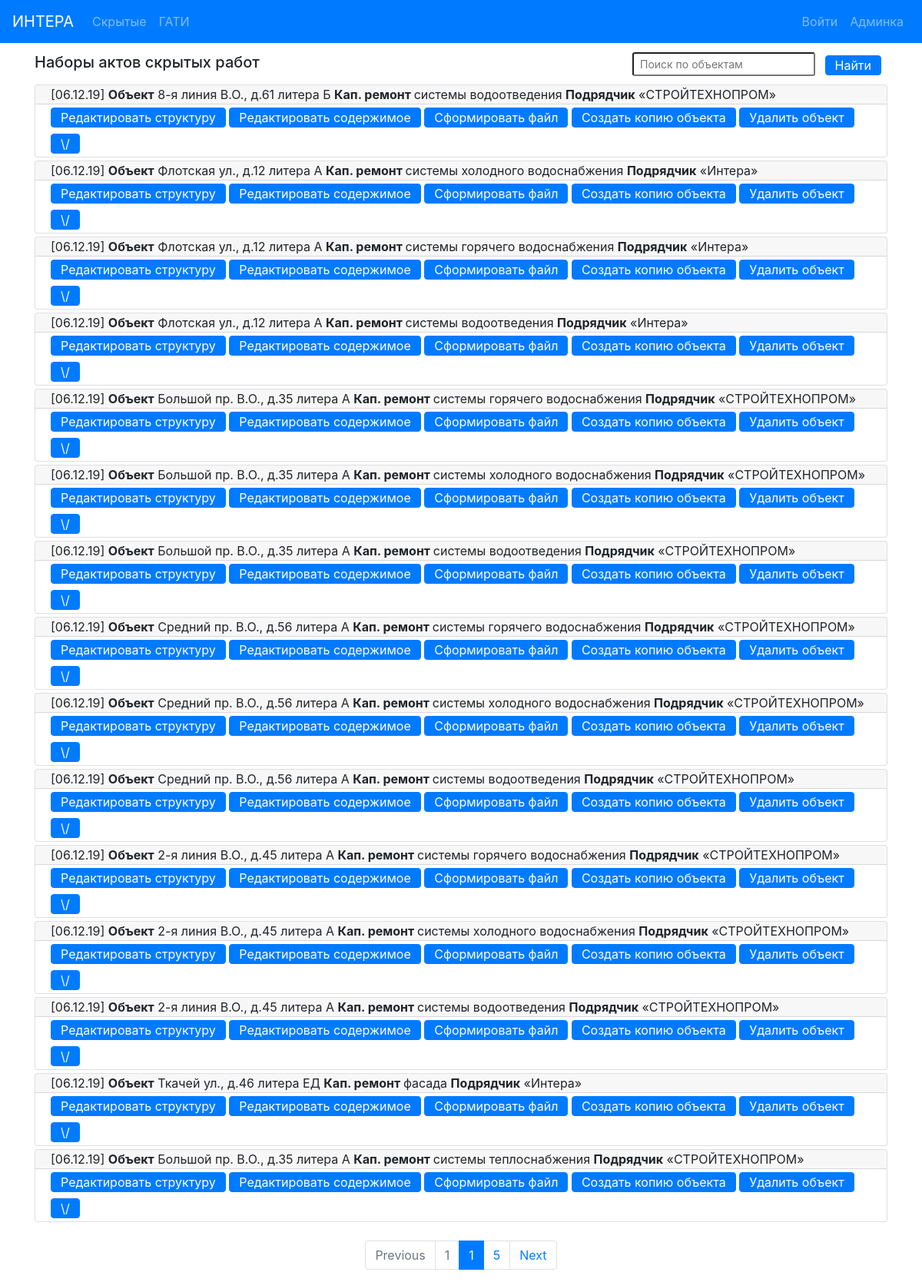
/actbase/, run on the app's committed database.
### hiddenactsbase/models.py (models this page shows, shortened)
class ObjectActs (models.Model):
    create_date = models.DateField(blank=False, default=date(2019, 12, 6))
    address = models.CharField(max_length=500, verbose_name='Адрес', blank=False)
    system_type = models.CharField(max_length=500, verbose_name='тип')
    designer = models.CharField(max_length=500, verbose_name='Проектант')
    contractor = models.CharField(max_length=500, verbose_name='Подрядчик',
                                  default='Общество с ограниченной ответственностью «Интера».')
    contractor_requisite = models.CharField(max_length= 500, verbose_name='Реквизиты подрядчика',
                                    default= 'Свидетельство о государственной регистрации серия 78' +
                                             '№007274277 от  02.09.2009, ОГРН 1097847236783, ' +
                                             'ИНН 7805498649, 198188, г. Санкт-Петербург,' +
                                             ' ул. Возрождения, д.20, литер А, тел. 242-78-10.')
    supervisor_engineer = models.CharField(max_length=200, verbose_name='Технадзор')
    contractor_engineer = models.CharField(max_length=200, verbose_name='Прораб')
    designer_engineer = models.CharField(max_length=200, verbose_name='Проектировщик', blank=True)
    project_number = models.CharField(max_length=100, verbose_name='Ном. проекта')
    exec_documents = models.CharField(max_length=500, verbose_name='Исполн.')
    supervisor_engineer_decree = models.CharField(max_length=200, verbose_name='Приказ технадзора')
    contractor_engineer_decree = models.CharField(max_length=200, verbose_name='Приказ прораба')
    designer_engineer_decree = models.CharField(max_length=200, verbose_name='Приказ проектировщика', blank=True)
    acts_instance_num = models.CharField(max_length=100, verbose_name='Кол-во экземпляров', blank=True)
    acts = models.ManyToManyField('HiddenActIS', blank=True, related_name='object_acts')
    blow_down_act = models.ForeignKey('BlowDownAct', blank=True, null=True, on_delete=models.CASCADE)
    class Meta:
        verbose_name = 'Набор актов объекта '
    def get_absolute_url(self):
        return reverse('object_detail_url', kwargs={'pk': self.pk})
    def get_edit_url(self):
        return reverse('object_edit_url', kwargs={'pk': self.pk})
    def get_short_contractor(self):
        s = re.findall(r"[\"\«\»\']\D+?[\"\«\»\']", self.contractor)
        if len(s) == 0:
            return self.contractor
        else:
            return s[0]

### hiddenactsbase/views.py (the view, shortened to what this page needs)
# urls.py: path('', ObjectsList.as_view(), name='objects_list_url'),
class ObjectsList(View):
    @staticmethod
    def get(request):
        objs = ObjectActs.objects.order_by("-id")
        search_form = SearchForm()
        return paged_output(request, objs, 'hiddenactsbase/index.html', search_form)

### hiddenactsbase/forms.py
class SearchForm (forms.Form):
    search_object = forms.CharField (max_length=100)
    def __init__(self, *args, **kwargs):
        super(forms.Form, self).__init__(*args, **kwargs)
        self.fields['search_object'].widget.attrs['class'] = 'align-self-center form-control-sm mr-sm-2'
        self.fields['search_object'].widget.attrs['placeholder'] = 'Поиск по объектам'

### hiddenactsbase/views.py (called while the page is built)
def paged_output(request, objects, template, search_form):
    paginator = Paginator(objects, 15)
    page = request.GET.get('page')
    page_objs = paginator.get_page(page)
    return render(request, template,
                  context={'objects_acts': page_objs,
                           'search_form': search_form
                           })

### hiddenactsbase/templates/hiddenactsbase/index.html (shortened to what this page needs)
{% extends 'base.html' %}
{% block mycontent %}
    <div class="container">
        <div class="d-flex justify-content-between align-items-center pt-2">
            <div>
                <h5>Наборы актов скрытых работ</h5>
            </div>
            <div>
                <form action="{% url 'objects_list_url' %}" method="post">
                    {{ search_form.search_object }}
                    <button class="align-self-center btn btn-primary py-0 my-2 mr-2" type="submit">Найти</button>
                </form>
            </div>
        </div>
    </div>
    <div class="container">
    {% for obj in objects_acts %}
        <div class="card my-1">
          <div class="card-header py-0 ">
              [{{ obj.create_date|date:"d.m.y" }}] <b>Объект</b> {{ obj.address }} <b>Кап. ремонт </b> {{ obj.system_type }} <b>Подрядчик</b> {{ obj.get_short_contractor }}
          </div>
          <div class="card-body py-0">
            <a href="{{ obj.get_absolute_url }}" class="btn btn-primary  my-1 py-0">Редактировать структуру</a>
            <a href="{{ obj.get_edit_url }}" class="btn btn-primary  my-1 py-0">Редактировать содержимое</a>
            <a href="{% url 'make_word_file' obj.pk %}" class="btn btn-primary my-1 py-0">Сформировать файл</a>
            <a href="{% url 'copy_object' obj.pk %}" class="btn btn-primary  my-1 py-0">Создать копию объекта</a>
            <a href="{% url 'delete_object' obj.pk %}" class="btn btn-primary  my-1 py-0 del_btn">Удалить объект</a>
            <a class="btn btn-primary my-1 py-0" data-toggle="collapse" href="#collapseExample{{ obj.pk }}" role="button" aria-expanded="false" aria-controls="collapseExample{{ obj.pk }}">
                \/
            </a>
          </div>
        </div>
    {% endfor %}
    </div>
    <nav>
        <ul class="pagination justify-content-center mt-4">
            {% if objects_acts.has_previous %}
                <li class="page-item">
                  <a class="page-link" href="?page={{ objects_acts.previous_page_number }}" tabindex="-1" aria-disabled="false">Previous</a>
                </li>
                <li class="page-item"><a class="page-link" href="?page=1">1</a></li>
            {% else %}
                <li class="page-item disabled">
                  <a class="page-link" href="" tabindex="-1" aria-disabled="true">Previous</a>
                </li>
                <li class="page-item disabled"><a class="page-link" href="">1</a></li>
            {% endif %}
            <li class="page-item active" aria-current="page">
              <a class="page-link" href="">{{ objects_acts.number }} <span class="sr-only">(current)</span></a>
            </li>
            {% if objects_acts.has_next %}
                <li class="page-item">
                    <a class="page-link" href="?page={{ objects_acts.paginator.num_pages }}">{{ objects_acts.paginator.num_pages }}</a>
                </li>
                <li class="page-item">
                    <a class="page-link" href="?page={{ objects_acts.next_page_number }}" aria-disabled="false">Next</a>
                </li>
            {% endif %}
        </ul>
    </nav>
{% endblock %}

### templates/base.html (shortened to what this page needs)
<!DOCTYPE html>
{% load static %}
<html lang="ru">
<head>
    <link rel="stylesheet" href="{% static 'css/bootstrap.min.css' %}" >
    <link rel="stylesheet" href="{% static 'css/style.css' %}">
</head>
<body>
    <nav class="navbar navbar-expand-lg navbar-dark bg-primary">
        <a class="navbar-brand" href="/">ИНТЕРА</a>
        <div class="collapse navbar-collapse" id="navbarSupportedContent">
            <div class="navbar-nav mr-auto">
                <a class="nav-item nav-link " href="{% url 'objects_list_url' %}">Скрытые</a>
                <a class="nav-item nav-link " href="{% url 'gati_order_list_url' %}">ГАТИ</a>
            </div>
            <div class="navbar-nav navbar-right">
                {% if user.is_authenticated %}
                    <a class="navbar-text">Пользователь: {{ user.get_username }} </a>
                    <a class="nav-item nav-link" href="/accounts/logout">Выйти</a>
                {% else %}
                    <a class="nav-item nav-link" href="/accounts/login">Войти</a>
                {% endif %}
                <a class="nav-item nav-link" href="/admin">Админка</a>
            </div>
        </div>
    </nav>
    {% block mycontent %}
    {% endblock %}
</body>
</html>

### data on the page
ObjectActs: create_date "06.12.19", address "8-я линия В.О., д.61 литера Б", system_type "системы водоотведения", get_short_contractor "«СТРОЙТЕХНОПРОМ»"
ObjectActs: create_date "06.12.19", address "Флотская ул., д.12 литера А", system_type "системы холодного водоснабжения", get_short_contractor "«Интера»"
ObjectActs: create_date "06.12.19", address "Флотская ул., д.12 литера А", system_type "системы горячего водоснабжения", get_short_contractor "«Интера»"
ObjectActs: create_date "06.12.19", address "Флотская ул., д.12 литера А", system_type "системы водоотведения", get_short_contractor "«Интера»"
ObjectActs: create_date "06.12.19", address "Большой пр. В.О., д.35 литера А", system_type "системы горячего водоснабжения", get_short_contractor "«СТРОЙТЕХНОПРОМ»"
ObjectActs: create_date "06.12.19", address "Большой пр. В.О., д.35 литера А", system_type "системы холодного водоснабжения", get_short_contractor "«СТРОЙТЕХНОПРОМ»"
ObjectActs: create_date "06.12.19", address "Большой пр. В.О., д.35 литера А", system_type "системы водоотведения", get_short_contractor "«СТРОЙТЕХНОПРОМ»"
ObjectActs: create_date "06.12.19", address "Средний пр. В.О., д.56 литера А", system_type "системы горячего водоснабжения", get_short_contractor "«СТРОЙТЕХНОПРОМ»"
ObjectActs: create_date "06.12.19", address "Средний пр. В.О., д.56 литера А", system_type "системы холодного водоснабжения", get_short_contractor "«СТРОЙТЕХНОПРОМ»"
ObjectActs: create_date "06.12.19", address "Средний пр. В.О., д.56 литера А", system_type "системы водоотведения", get_short_contractor "«СТРОЙТЕХНОПРОМ»"
ObjectActs: create_date "06.12.19", address "2-я линия В.О., д.45 литера А", system_type "системы горячего водоснабжения", get_short_contractor "«СТРОЙТЕХНОПРОМ»"
ObjectActs: create_date "06.12.19", address "2-я линия В.О., д.45 литера А", system_type "системы холодного водоснабжения", get_short_contractor "«СТРОЙТЕХНОПРОМ»"
ObjectActs: create_date "06.12.19", address "2-я линия В.О., д.45 литера А", system_type "системы водоотведения", get_short_contractor "«СТРОЙТЕХНОПРОМ»"
ObjectActs: create_date "06.12.19", address "Ткачей ул., д.46 литера ЕД", system_type "фасада", get_short_contractor "«Интера»"
ObjectActs: create_date "06.12.19", address "Большой пр. В.О., д.35 литера А", system_type "системы теплоснабжения", get_short_contractor "«СТРОЙТЕХНОПРОМ»"

### other printed values
{{ objects_acts.number }} "1"
{{ objects_acts.paginator.num_pages }} "5"
